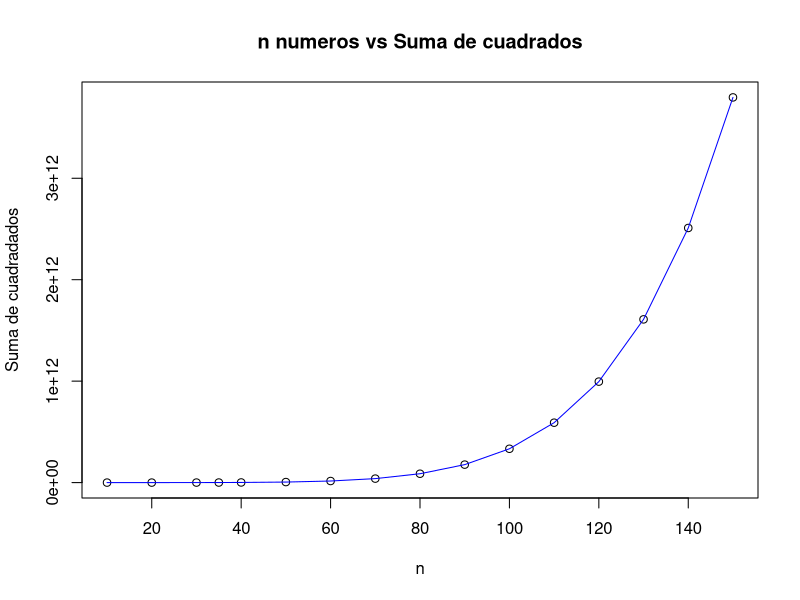

Here is the R script that generated this plot:

#-------------------
#autores:
#Andres Gil 
#Erika Gonzalez 
#Leonel Londono
#Analisis numerico

#------------------
sumaNaturales <- function(b)
{
  vecto <- c()
  for( i in b)
  {
    suma = 0
    
    for(d in 0:i^2)
    {
      suma = suma + d^2
    }
    cat(suma, "\n")
    vecto = c(vecto,suma)
  }
  plot(b,vecto,xlab="n",ylab="Suma de cuadradados",main = " n numeros vs Suma de cuadrados ")
  lines(b, vecto, col = "blue")
  
  
  
}
b<-c(10,20,30,35,40,50,60,70,80,90,100,110,120,130,140,150)

sumaNaturales(b)